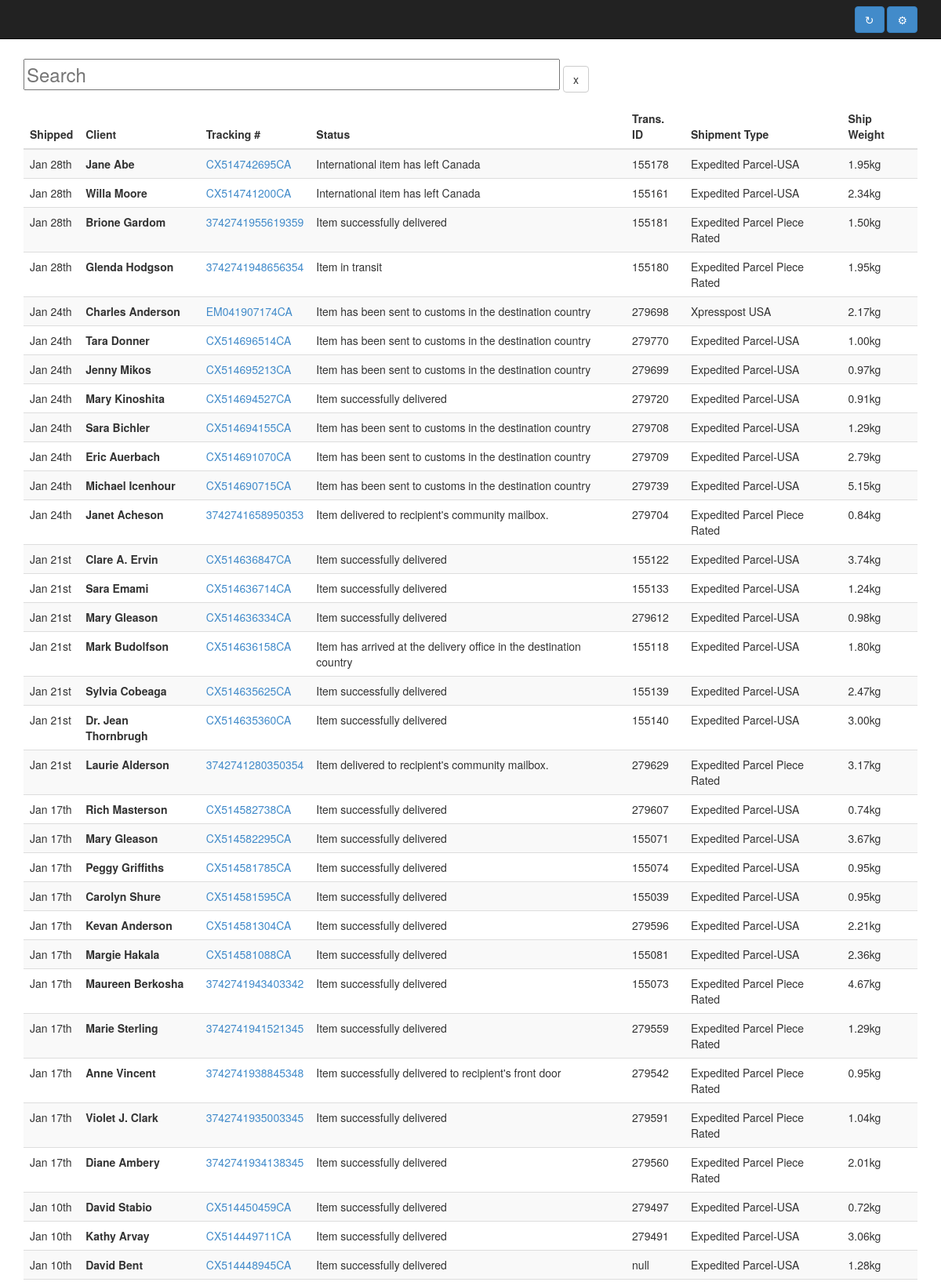
Screenshot of /shipping/index.php (upper part) with the database file from the repository.
### tables this page shows
CREATE TABLE shipments (
						id INTEGER PRIMARY KEY AUTOINCREMENT, 
						shipdate INTEGER, 
						client TEXT, 
						tracking TEXT,
						tstatus, TEXT,
						transid INTEGER,
						shiptype TEXT,
						shipweight INTEGER,
						shipcost INTEGER);

### shipping/index.php (the view, shortened to what this page needs)
<!DOCTYPE html>
<html lang="en" manifest="/cache.manifest">
<head>
	<link rel="stylesheet" href="../css/bootstrap.css">
	<link rel="stylesheet" href="../css/style.css">
</head>
<body id="body">
<div class="navbar navbar-inverse navbar-fixed-top" role="navigation">
  <div class="container">
	<div class="buttons">
		<a class="btn btn-primary refresh" href="#" title="Refresh the page">&#8635;</a>
		<a class="btn btn-primary showman" href="#manage" title="Download and upload new lists">&#9881;</a>
	</div>
  </div>
</div>
<div id="wrap">
	<div class="top container">
		<div class="row">
			<div class="col-12 col-lg-12">
				<div id="shipments">
					<form id="searchform" role="form">
					  <div class="form-group">
						  <input type="input" class="search" placeholder="Search">
						  <a href="#" class="reset btn btn-default" title="Reset">x</a>
					  </div>
					</form>
					<div class="table-responsive">
	<table class="table table-striped">
		<thead>
		<tr>
			<th class="sort" data-sort="ship-date">Shipped</th>
			<th class="sort" data-sort="ship-client">Client</th>
			<th class="sort" data-sort="track">Tracking #</th>
			<th class="sort" data-sort="tstatus">Status</th>
			<th class="sort" data-sort="transaction">Trans. ID</th>
			<th class="sort" data-sort="ship-type">Shipment Type</th>
			<th class="sort" data-sort="ship-weight">Ship Weight</th>
		</tr>
	</thead>
	<tbody class="list">
	<?php
	$canpost ='http://www.canadapost.ca/cpotools/apps/track/personal/findByTrackNumber?trackingNumber=';
	try {
		$file_db = new PDO('sqlite:shipments.sqlite3');
		$file_db->setAttribute(PDO::ATTR_ERRMODE, PDO::ERRMODE_EXCEPTION);
		$result = $file_db->query('SELECT * FROM shipments ORDER BY shipdate DESC');
		foreach($result as $row) {
			$dateformed = new DateTime($row['shipdate']);
			$dateformed = $dateformed->format('M jS');
			echo "<tr>\n";
			echo "<td class=\"ship-date\">" . $dateformed . "</td>\n";
			echo "<td class=\"ship-client\"><strong>" . $row['client'] . "</strong></td>\n";
			$url = $canpost . $row['tracking'];
			echo "<td class=\"track\"><a href=\"".$url."\" target=\"_blank\">" . $row['tracking'] . "</td>\n";
			echo "<td class=\"tstatus\">" . $row['tstatus'] . "</td>\n";
			echo "<td class=\"tranasction\">" . $row['transid'] . "</td>\n";
			echo "<td class=\"ship-type\">" . $row['shiptype'] . "</td>\n";
			echo "<td class=\"ship-weight\">" . number_format($row['shipweight'],2) . "kg</td>\n";
			echo "</tr>\n";
		}
	} catch(PDOException $e) {
		echo "<tr><td colspan=8>".$e->getMessage()."</td></tr>";
	}
?>
	</table>
					</div>
				</div>
			</div>
		</div>
	</div>
</div>
</body>
</html>

### css/style.css (style rules this page uses)
#body { padding-top: 60px; }
.top { margin-top: 15px; }
input { font-size: 16px; }
.search { font-size: 24px; width: 60%; }
.list, .list li { list-style: none; margin: 0; padding: 0; }
.buttons { float:right; margin: 8px 0 0 0; }

### rows the page displays
shipments: shipdate "Jan 28th", client "Jane Abe", tracking "CX514742695CA", tstatus "International item has left Canada", transid "155178", shiptype "Expedited Parcel-USA", shipweight "1.95"
shipments: shipdate "Jan 28th", client "Willa Moore", tracking "CX514741200CA", tstatus "International item has left Canada", transid "155161", shiptype "Expedited Parcel-USA", shipweight "2.34"
shipments: shipdate "Jan 28th", client "Brione Gardom", tracking "3742741955619359", tstatus "Item successfully delivered", transid "155181", shiptype "Expedited Parcel Piece Rated", shipweight "1.50"
shipments: shipdate "Jan 28th", client "Glenda Hodgson", tracking "3742741948656354", tstatus "Item in transit", transid "155180", shiptype "Expedited Parcel Piece Rated", shipweight "1.95"
shipments: shipdate "Jan 24th", client "Charles Anderson", tracking "EM041907174CA", tstatus "Item has been sent to customs in the destination country", transid "279698", shiptype "Xpresspost USA", shipweight "2.17"
shipments: shipdate "Jan 24th", client "Tara Donner", tracking "CX514696514CA", tstatus "Item has been sent to customs in the destination country", transid "279770", shiptype "Expedited Parcel-USA", shipweight "1.00"
shipments: shipdate "Jan 24th", client "Jenny Mikos", tracking "CX514695213CA", tstatus "Item has been sent to customs in the destination country", transid "279699", shiptype "Expedited Parcel-USA", shipweight "0.97"
shipments: shipdate "Jan 24th", client "Mary Kinoshita", tracking "CX514694527CA", tstatus "Item successfully delivered", transid "279720", shiptype "Expedited Parcel-USA", shipweight "0.91"
shipments: shipdate "Jan 24th", client "Sara Bichler", tracking "CX514694155CA", tstatus "Item has been sent to customs in the destination country", transid "279708", shiptype "Expedited Parcel-USA", shipweight "1.29"
shipments: shipdate "Jan 24th", client "Eric Auerbach", tracking "CX514691070CA", tstatus "Item has been sent to customs in the destination country", transid "279709", shiptype "Expedited Parcel-USA", shipweight "2.79"
shipments: shipdate "Jan 24th", client "Michael Icenhour", tracking "CX514690715CA", tstatus "Item has been sent to customs in the destination country", transid "279739", shiptype "Expedited Parcel-USA", shipweight "5.15"
shipments: shipdate "Jan 24th", client "Janet Acheson", tracking "3742741658950353", tstatus "Item delivered to recipient's community mailbox.", transid "279704", shiptype "Expedited Parcel Piece Rated", shipweight "0.84"
shipments: shipdate "Jan 21st", client "Clare A. Ervin", tracking "CX514636847CA", tstatus "Item successfully delivered", transid "155122", shiptype "Expedited Parcel-USA", shipweight "3.74"
shipments: shipdate "Jan 21st", client "Sara Emami", tracking "CX514636714CA", tstatus "Item successfully delivered", transid "155133", shiptype "Expedited Parcel-USA", shipweight "1.24"
shipments: shipdate "Jan 21st", client "Mary Gleason", tracking "CX514636334CA", tstatus "Item successfully delivered", transid "279612", shiptype "Expedited Parcel-USA", shipweight "0.98"
shipments: shipdate "Jan 21st", client "Mark Budolfson", tracking "CX514636158CA", tstatus "Item has arrived at the delivery office in the destination country", transid "155118", shiptype "Expedited Parcel-USA", shipweight "1.80"
shipments: shipdate "Jan 21st", client "Sylvia Cobeaga", tracking "CX514635625CA", tstatus "Item successfully delivered", transid "155139", shiptype "Expedited Parcel-USA", shipweight "2.47"
shipments: shipdate "Jan 21st", client "Dr. Jean Thornbrugh", tracking "CX514635360CA", tstatus "Item successfully delivered", transid "155140", shiptype "Expedited Parcel-USA", shipweight "3.00"
shipments: shipdate "Jan 21st", client "Laurie Alderson", tracking "3742741280350354", tstatus "Item delivered to recipient's community mailbox.", transid "279629", shiptype "Expedited Parcel Piece Rated", shipweight "3.17"
shipments: shipdate "Jan 17th", client "Rich Masterson", tracking "CX514582738CA", tstatus "Item successfully delivered", transid "279607", shiptype "Expedited Parcel-USA", shipweight "0.74"
shipments: shipdate "Jan 17th", client "Mary Gleason", tracking "CX514582295CA", tstatus "Item successfully delivered", transid "155071", shiptype "Expedited Parcel-USA", shipweight "3.67"
shipments: shipdate "Jan 17th", client "Peggy Griffiths", tracking "CX514581785CA", tstatus "Item successfully delivered", transid "155074", shiptype "Expedited Parcel-USA", shipweight "0.95"
shipments: shipdate "Jan 17th", client "Carolyn Shure", tracking "CX514581595CA", tstatus "Item successfully delivered", transid "155039", shiptype "Expedited Parcel-USA", shipweight "0.95"
shipments: shipdate "Jan 17th", client "Kevan Anderson", tracking "CX514581304CA", tstatus "Item successfully delivered", transid "279596", shiptype "Expedited Parcel-USA", shipweight "2.21"
shipments: shipdate "Jan 17th", client "Margie Hakala", tracking "CX514581088CA", tstatus "Item successfully delivered", transid "155081", shiptype "Expedited Parcel-USA", shipweight "2.36"
shipments: shipdate "Jan 17th", client "Maureen Berkosha", tracking "3742741943403342", tstatus "Item successfully delivered", transid "155073", shiptype "Expedited Parcel Piece Rated", shipweight "4.67"
shipments: shipdate "Jan 17th", client "Marie Sterling", tracking "3742741941521345", tstatus "Item successfully delivered", transid "279559", shiptype "Expedited Parcel Piece Rated", shipweight "1.29"
shipments: shipdate "Jan 17th", client "Anne Vincent", tracking "3742741938845348", tstatus "Item successfully delivered to recipient's front door", transid "279542", shiptype "Expedited Parcel Piece Rated", shipweight "0.95"
shipments: shipdate "Jan 17th", client "Violet J. Clark", tracking "3742741935003345", tstatus "Item successfully delivered", transid "279591", shiptype "Expedited Parcel Piece Rated", shipweight "1.04"
shipments: shipdate "Jan 17th", client "Diane Ambery", tracking "3742741934138345", tstatus "Item successfully delivered", transid "279560", shiptype "Expedited Parcel Piece Rated", shipweight "2.01"
shipments: shipdate "Jan 10th", client "David Stabio", tracking "CX514450459CA", tstatus "Item successfully delivered", transid "279497", shiptype "Expedited Parcel-USA", shipweight "0.72"
shipments: shipdate "Jan 10th", client "Kathy Arvay", tracking "CX514449711CA", tstatus "Item successfully delivered", transid "279491", shiptype "Expedited Parcel-USA", shipweight "3.06"
shipments: shipdate "Jan 10th", client "David Bent", tracking "CX514448945CA", tstatus "Item successfully delivered", transid "null", shiptype "Expedited Parcel-USA", shipweight "1.28"
